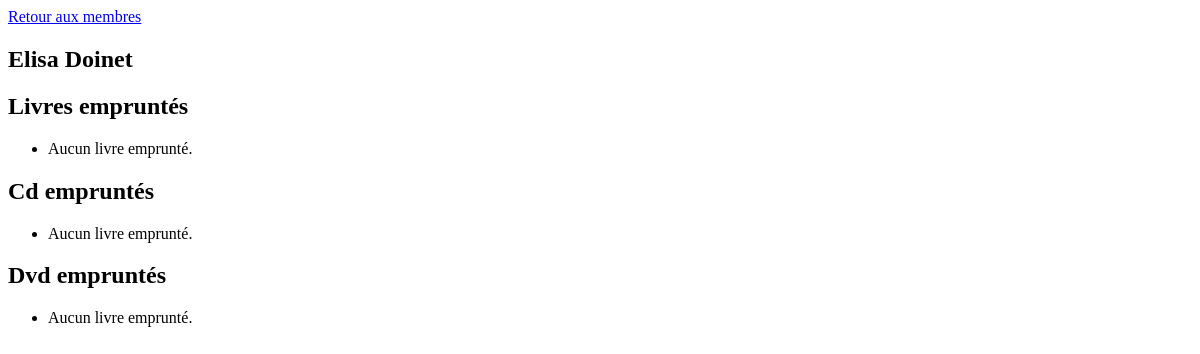
Before: /employees/member-detail/3 with the older database file.
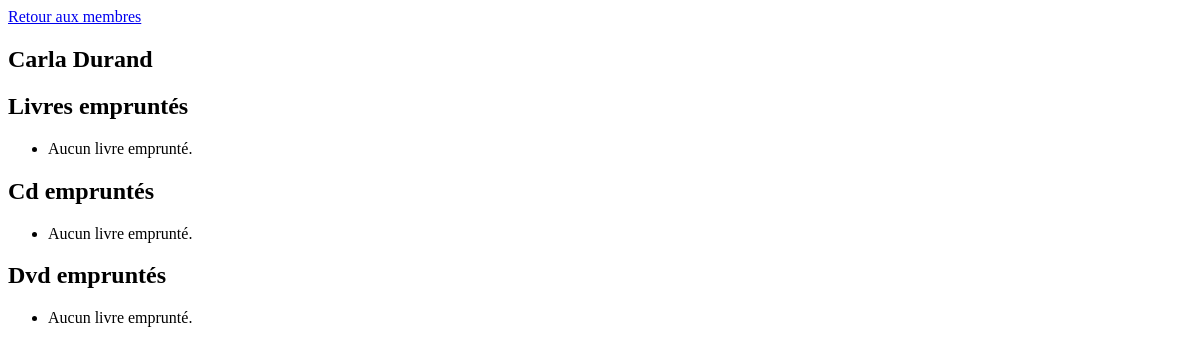
After: the same page with the newer database file.
### member/models.py (models this page shows, shortened)
class Member(models.Model):
    firstname = models.CharField(max_length=45)
    lastname = models.CharField(max_length=45)
    bloque = models.BooleanField(null=False, default=False)
    nb_borrowed = models.IntegerField(default=0)

### employee/views.py (the view)
# urls.py: path('member-detail/<int:member_id>', views.member_detail, name="member_detail"),
def member_detail(request, member_id):
    member = Member.objects.get(pk=member_id)
    borrowed_books = member.book_set.all()
    borrowed_cds = member.cd_set.all()
    borrowed_dvds = member.dvd_set.all()
    template = 'member_detail.html'
    context = {
        'member': member,
        'borrowed_books': borrowed_books,
        'borrowed_cds': borrowed_cds,
        'borrowed_dvds': borrowed_dvds,
    }
    return render(request, template, context)

### employee/templates/member_detail.html (shortened to what this page needs)
<!DOCTYPE html>
<html lang="en">
<head>
</head>
<body>
  <a href="/employees/show-members">Retour aux membres</a>
  <h2>{{ member.firstname }} {{ member.lastname }}</h2>
  <h2>Livres empruntés</h2>
  <ul>
    {% for book in borrowed_books %}
      <li>
        {{ book.name }} - {{ book.author }}. Date d'emprunt: {{ book.dateBorrow }}
        <form method="post" action="{% url 'validate_return' 'book' book.id %}">
          {% csrf_token %}
          <input type="submit" value="Retour">
        </form>
      </li>
    {% empty %}
      <li>Aucun livre emprunté.</li>
    {% endfor %}
  </ul>
  <h2>Cd empruntés</h2>
  <ul>
    {% for cd in borrowed_cds %}
      <li>{{ cd.name }} - {{ cd.artist }}. Date d'emprunt: {{ cd.dateBorrow }}</li>
      <form method="post" action="{% url 'validate_return' 'cd' cd.id %}">
        {% csrf_token %}
        <input type="submit" value="Retour">
      </form>
    {% empty %}
      <li>Aucun livre emprunté.</li>
    {% endfor %}
  </ul>
  <h2>Dvd empruntés</h2>
  <ul>
    {% for dvd in borrowed_dvds %}
      <li>{{ dvd.name }} - {{ dvd.realisator }}. Date d'emprunt: {{ dvd.dateBorrow }}</li>
      <form method="post" action="{% url 'validate_return' 'dvd' dvd.id %}">
        {% csrf_token %}
        <input type="submit" value="Retour">
      </form>
    {% empty %}
      <li>Aucun livre emprunté.</li>
    {% endfor %}
  </ul>
</body>
</html>

Changed rows visible on the page:
changed Member: firstname "Elisa" → "Carla"; lastname "Doinet" → "Durand"
